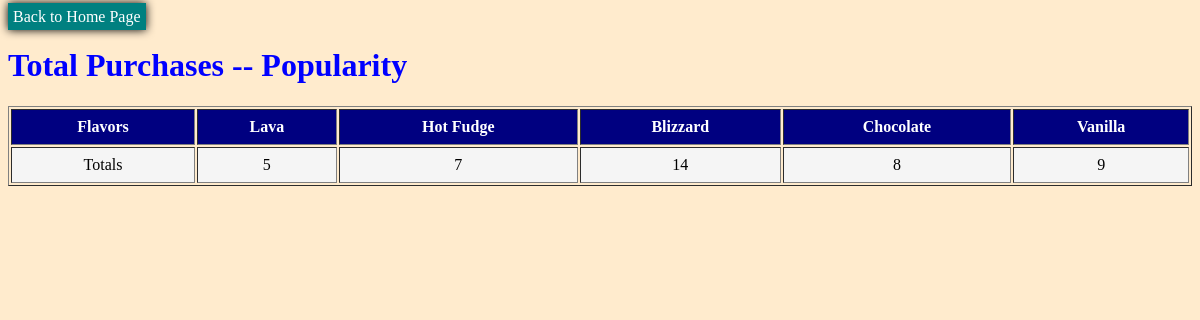
Page /total_purchases on the earlier database version.
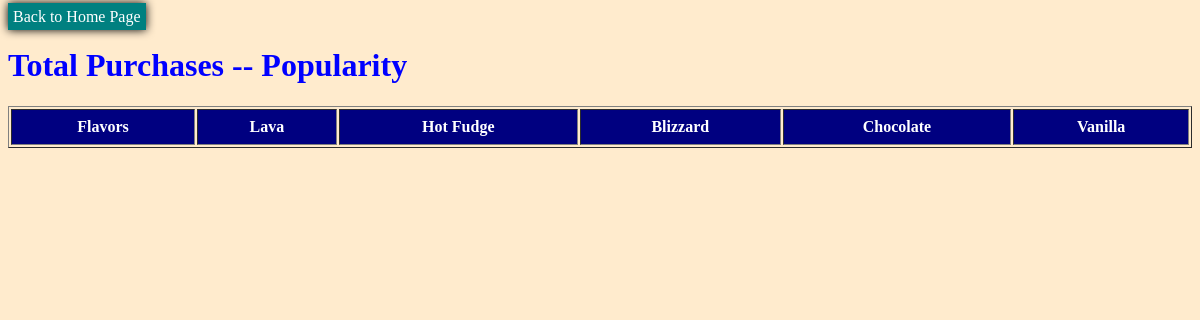
Same page on the later database version.
### tables this page shows
CREATE TABLE total_purchases (
            id INTEGER PRIMARY KEY, 
            lava INT, hot_fudge INT, blizzard INT, chocolate INT, vanilla INT
        );

### routes/stats_routes.py (the view)
@stats_routes.route('/total_purchases', methods=['GET'])
def save_total_purchase():
    total_purchases = total_purchases_data()
    return render_template('stats_templates/total_purchases.html', total_purchases=total_purchases)

### scripts/DB_queries.py (called while the page is built)
def total_purchases_data():
    conn = sqlite3.connect("DB_layer/site.db")
    cursor = conn.cursor()
    cursor.execute("SELECT * FROM total_purchases")
    flavor_data = cursor.fetchall()
    conn.close()
    return flavor_data

### templates/stats_templates/total_purchases.html (shortened to what this page needs)
<head>
    <link rel="stylesheet" href="/static/UI/stats.css">
</head>
<body>
    <div class="links">
        <a href="/home">Back to Home Page</a>
    </div>
    <h1>Total Purchases -- Popularity</h1>
    <table border="1">
        <thead>
            <tr>
                <th>Flavors</th>
                <th>Lava</th>
                <th>Hot Fudge</th>
                <th>Blizzard</th>
                <th>Chocolate</th>
                <th>Vanilla</th>
            </tr>
        </thead>
        <tbody>
            {% for data in total_purchases %}
                <tr>
                    <td>Totals</td>
                    <td>{{ data[1] }}</td>
                    <td>{{ data[2] }}</td>
                    <td>{{ data[3] }}</td>
                    <td>{{ data[4] }}</td>
                    <td>{{ data[5] }}</td>
                </tr>
            {% endfor %}
        </tbody>
    </table>
    <br><br><br>
</body>
</html>

### static/UI/stats.css (style rules this page uses)
body { background-color: blanchedalmond; }
h1 { color: blue; }
.links a { background-color: teal; color: white; cursor: pointer; text-decoration: none; padding: 5px; box-shadow: 0 0 10px black; }
table { width: 100%; }
th { background-color: navy; color: white; text-align: center; padding: 8px; }

Differences in the rows shown:
removed total_purchases: lava "5", hot_fudge "7", blizzard "14", chocolate "8", vanilla "9"
